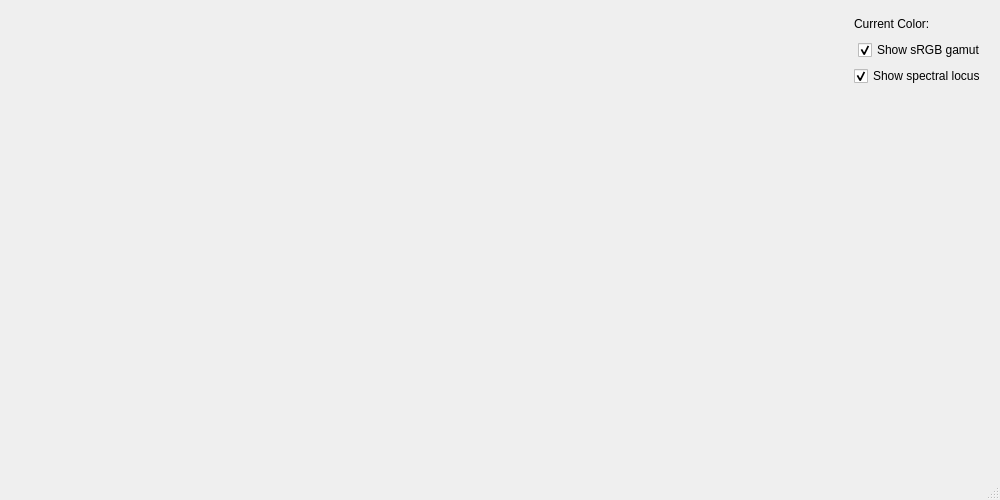
<?xml version="1.0" encoding="UTF-8"?>
<ui version="4.0">
 <class>MainWindow</class>
 <widget class="QMainWindow" name="MainWindow">
  <property name="geometry">
   <rect>
    <x>0</x>
    <y>0</y>
    <width>1000</width>
    <height>500</height>
   </rect>
  </property>
  <property name="minimumSize">
   <size>
    <width>1000</width>
    <height>500</height>
   </size>
  </property>
  <property name="maximumSize">
   <size>
    <width>1000</width>
    <height>500</height>
   </size>
  </property>
  <property name="windowTitle">
   <string>gk1-chromacity-diagram</string>
  </property>
  <widget class="QWidget" name="centralwidget">
   <layout class="QHBoxLayout" name="horizontalLayout_3">
    <property name="spacing">
     <number>0</number>
    </property>
    <property name="leftMargin">
     <number>0</number>
    </property>
    <property name="topMargin">
     <number>0</number>
    </property>
    <property name="rightMargin">
     <number>0</number>
    </property>
    <property name="bottomMargin">
     <number>0</number>
    </property>
    <item>
     <widget class="SpectralDistributionWidget" name="spectralDistributionWidget" native="true">
      <property name="sizePolicy">
       <sizepolicy hsizetype="Expanding" vsizetype="Expanding">
        <horstretch>0</horstretch>
        <verstretch>0</verstretch>
       </sizepolicy>
      </property>
      <property name="minimumSize">
       <size>
        <width>550</width>
        <height>0</height>
       </size>
      </property>
     </widget>
    </item>
    <item>
     <widget class="ChromacityDiagramWidget" name="chromacityDiagramWidget" native="true">
      <property name="sizePolicy">
       <sizepolicy hsizetype="Expanding" vsizetype="Expanding">
        <horstretch>0</horstretch>
        <verstretch>0</verstretch>
       </sizepolicy>
      </property>
      <layout class="QVBoxLayout" name="verticalLayout">
       <item>
        <widget class="QWidget" name="colorWidget" native="true">
         <layout class="QHBoxLayout" name="horizontalLayout">
          <property name="spacing">
           <number>0</number>
          </property>
          <property name="leftMargin">
           <number>0</number>
          </property>
          <property name="topMargin">
           <number>5</number>
          </property>
          <property name="rightMargin">
           <number>5</number>
          </property>
          <property name="bottomMargin">
           <number>0</number>
          </property>
          <item>
           <spacer name="horizontalSpacer">
            <property name="orientation">
             <enum>Qt::Orientation::Horizontal</enum>
            </property>
            <property name="sizeHint" stdset="0">
             <size>
              <width>405</width>
              <height>20</height>
             </size>
            </property>
           </spacer>
          </item>
          <item>
           <widget class="QLabel" name="colorDescriptionLabel">
            <property name="text">
             <string>Current Color:  </string>
            </property>
           </widget>
          </item>
          <item>
           <widget class="QLabel" name="colorLabel">
            <property name="minimumSize">
             <size>
              <width>50</width>
              <height>10</height>
             </size>
            </property>
            <property name="text">
             <string/>
            </property>
           </widget>
          </item>
         </layout>
        </widget>
       </item>
       <item>
        <widget class="QWidget" name="gamutWidget" native="true">
         <layout class="QHBoxLayout" name="horizontalLayout_2">
          <property name="spacing">
           <number>0</number>
          </property>
          <property name="leftMargin">
           <number>0</number>
          </property>
          <property name="topMargin">
           <number>0</number>
          </property>
          <property name="rightMargin">
           <number>5</number>
          </property>
          <property name="bottomMargin">
           <number>0</number>
          </property>
          <item>
           <spacer name="horizontalSpacer_2">
            <property name="orientation">
             <enum>Qt::Orientation::Horizontal</enum>
            </property>
            <property name="sizeHint" stdset="0">
             <size>
              <width>303</width>
              <height>20</height>
             </size>
            </property>
           </spacer>
          </item>
          <item>
           <widget class="QCheckBox" name="gamutCheckBox">
            <property name="text">
             <string>Show sRGB gamut</string>
            </property>
            <property name="checked">
             <bool>true</bool>
            </property>
           </widget>
          </item>
         </layout>
        </widget>
       </item>
       <item>
        <widget class="QWidget" name="spectralLocusWidget" native="true">
         <layout class="QHBoxLayout" name="horizontalLayout_4">
          <property name="spacing">
           <number>0</number>
          </property>
          <property name="leftMargin">
           <number>0</number>
          </property>
          <property name="topMargin">
           <number>0</number>
          </property>
          <property name="rightMargin">
           <number>5</number>
          </property>
          <property name="bottomMargin">
           <number>0</number>
          </property>
          <item>
           <spacer name="horizontalSpacer_3">
            <property name="orientation">
             <enum>Qt::Orientation::Horizontal</enum>
            </property>
            <property name="sizeHint" stdset="0">
             <size>
              <width>296</width>
              <height>20</height>
             </size>
            </property>
           </spacer>
          </item>
          <item>
           <widget class="QCheckBox" name="spectralLocusCheckBox">
            <property name="text">
             <string>Show spectral locus</string>
            </property>
            <property name="checked">
             <bool>true</bool>
            </property>
           </widget>
          </item>
         </layout>
        </widget>
       </item>
       <item>
        <spacer name="verticalSpacer">
         <property name="orientation">
          <enum>Qt::Orientation::Vertical</enum>
         </property>
         <property name="sizeHint" stdset="0">
          <size>
           <width>20</width>
           <height>40</height>
          </size>
         </property>
        </spacer>
       </item>
      </layout>
     </widget>
    </item>
   </layout>
  </widget>
  <widget class="QMenuBar" name="menubar">
   <property name="geometry">
    <rect>
     <x>0</x>
     <y>0</y>
     <width>1000</width>
     <height>21</height>
    </rect>
   </property>
  </widget>
  <widget class="QStatusBar" name="statusbar"/>
 </widget>
 <customwidgets>
  <customwidget>
   <class>ChromacityDiagramWidget</class>
   <extends>QWidget</extends>
   <header>chromacitydiagramwidget.h</header>
   <container>1</container>
  </customwidget>
  <customwidget>
   <class>SpectralDistributionWidget</class>
   <extends>QWidget</extends>
   <header>spectraldistributionwidget.h</header>
   <container>1</container>
  </customwidget>
 </customwidgets>
 <resources/>
 <connections/>
</ui>
